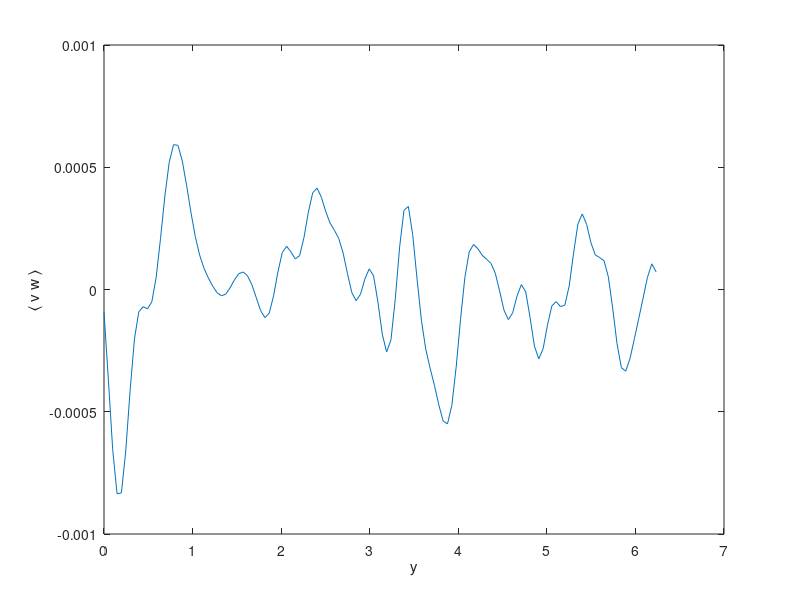
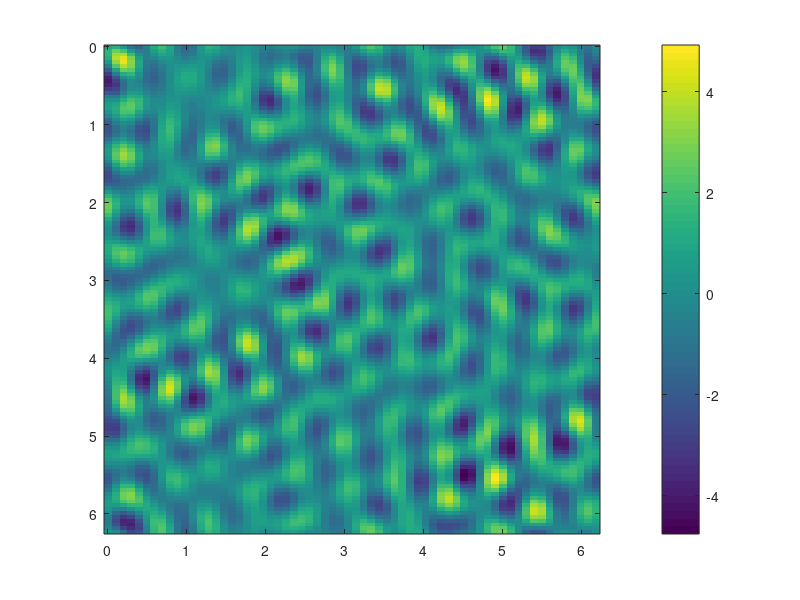
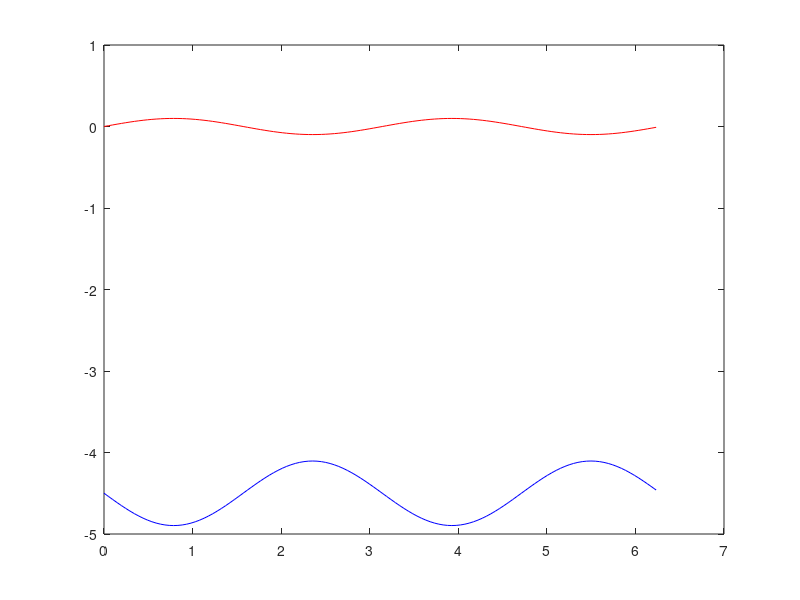
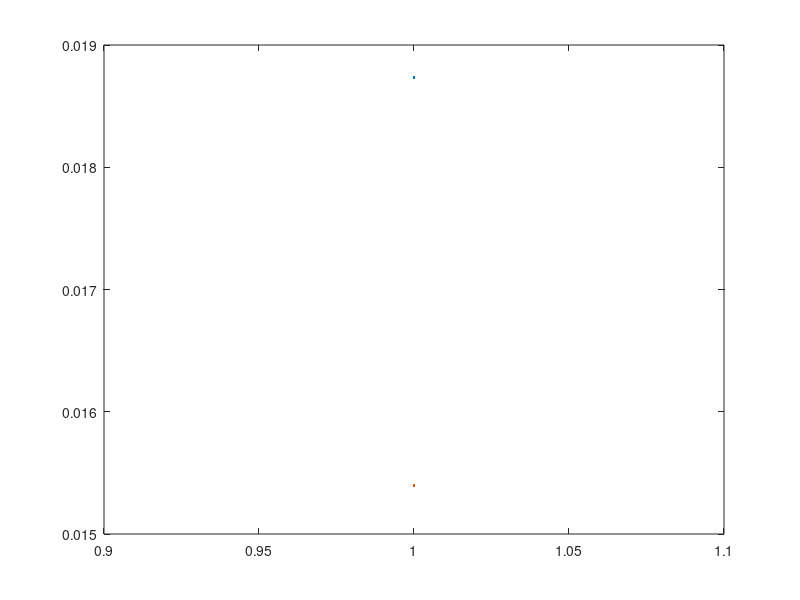

MATLAB code for these plots, in order:
%original MATLAB code
rng('shuffle')

% numerical parameters
steps=1000;
Nx = 64;
Ny = 128;
dt = 1e-3;
E=[];
Ec=[];
Umodes=[];
betas=[];

% model parameters
L = 2*pi;
alp = 0.01;
nu = 1e-6;
beta = 4.5; 
p = 2; % hyperviscosity exponent
delta = 1.0;

dx = L/Nx;
xx = linspace(0,L-dx,Nx);
dy = L*delta/Ny;
yy = linspace(0,L*delta-dy,Ny);
[x, y] = meshgrid(xx,yy);

dkx = 2*pi/L;
kkx = [0:Nx/2,-Nx/2+1:-1]*dkx;
dky = 2*pi/L/delta;
kky = [0:Ny/2,-Ny/2+1:-1]*dky;
[kx, ky] = meshgrid(kkx,kky);
k2 = kx.^2 + ky.^2;
kp = k2.^p;
modk = sqrt(k2);
kmax = max(max(modk));

%U = Usave;
U = 0.2*fft(sin(2*yy/delta));
%U = fft(randn(1,Ny))*0;
%U(5:end) = 0;
%U(1:2) = 0;

%w = wsave;
%w = sin(x);
w = 0.*randn(Ny,Nx);

M1=exp((-nu*kp - alp)*dt);
M2=(1.0-exp((-nu*kp-alp)*dt))./(nu*kp+alp);
m1=exp((-nu*kky.^(2*p) - alp)*dt);
m2=(1.0-exp((-nu*kky.^(2*p) - alp)*dt))./(nu*kky.^(2*p) + alp);
if alp == 0
    if nu == 0
        M2 = 0*M1+dt;
        m2 = 0*m1+dt;
    end
    M2(1) = dt;
    m2(1) = dt;
end

C=(k2<=12^2).*(k2>=10^2);
C(:,1)=0;
D=C./k2;
D(1,1)=0;
C=2*C./mean(mean(D)).*Nx*Ny./(L^2*delta);
sigma=sqrt(C);

hovmoller=[];
v = -1i*kx./k2.*fft2(w);
v(1,1) = 0;
tic
for step=1:steps
    U_ = repmat(ifft(U),Nx,1)';
    Upp_ = repmat(real(ifft(-kky.^2.*U)), Nx, 1)';
    wrest = -U_.*real(ifft2(1i*kx.*fft2(w))) + ...
            -(beta - Upp_).*real(ifft2(v));
    w = real(ifft2(M1.*fft2(w) + M2.*fft2(wrest)));

    eta = (randn(Ny,Nx)+1i*randn(Ny,Nx)).*sigma/sqrt(2);
    w = w + sqrt(dt)*real(ifft2(eta));

    v = -1i*kx./k2.*fft2(w);
    v(1,1) = 0;

    aveVW = alp*mean(real(ifft2(v)).*w, 2)'*L;
    U = m1.*U + m2.*fft(aveVW);
    U(1) = 0;

    % truncated model
	U(6:end) = 0;
    U(1) = 0;

    % de-alias:
    U(abs(kky)>2/3*max(kky)) = 0;
    w = fft2(w);
    w(modk>2/3*kmax) = 0;
    w = real(ifft2(w));

    if mod(step,1000)==0
	    [a ,b] = max(abs(U(2:6)));
		 highestmode = b-1;
	
	    elapsed=toc;
		frac=step/steps;
	    fprintf('Step=%d (%d%%), dominating mode=%d, elapsed=%g, estimated=%g\n', step, round(frac*100), highestmode, elapsed, elapsed/frac)
	if mod(step, 1e5)==0
	   	    %save_stuff
		end
        u = 1i*ky./k2.*fft2(w);
        u(1,1) = 0;

        Ecoarse = 0.5*mean(real(ifft(U)).^2)*L*delta;
        Enow = Ecoarse + 0.5*alp*real(mean(mean(ifft2(v).^2 + ...
                                                ifft2(u).^2)))*L^2*delta;
        Ec = [Ec, Ecoarse];
        E=[E, Enow];
        figure(5)
        plot(E)
        hold on
        plot(Ec)
        hold off
       %ylim([0,1])
       %step
        figure(1)
        plot(yy, aveVW)
        xlabel('y')
        ylabel('\langle v w \rangle')
        figure(2)
        imagesc(xx,yy,w)
        colorbar
       %saveas(gcf, sprintf('om_%08d',step), 'png')
        figure(3)
        plot(yy, real(ifft(U)), '-r', yy, real(ifft(-kky.^2.*U))-beta, '-b');
        figure(4)
        psi=U./(1i*kky); psi(1)=0;
        hovmoller=[hovmoller;real(ifft(psi))];
        if step > 1000
            imagesc(hovmoller')
            colorbar
        end
        %mean(0.5*real(ifft(U)).^2)


        Umodes_ = abs(U(2:6));
        Umodes = [Umodes; Umodes_];
        figure(6)
        plot(Umodes, 'x-');
        legend('k_y=1', 'k_y=2', 'k_y=3', 'k_y=4', 'k_y=5', 'Location', ...
               'Best')
        drawnow
    end
end

max(ifft(U))

%Usave2 = Usave;
%wsave2 = wsave;
%Usave = U;
%wsave = w;
